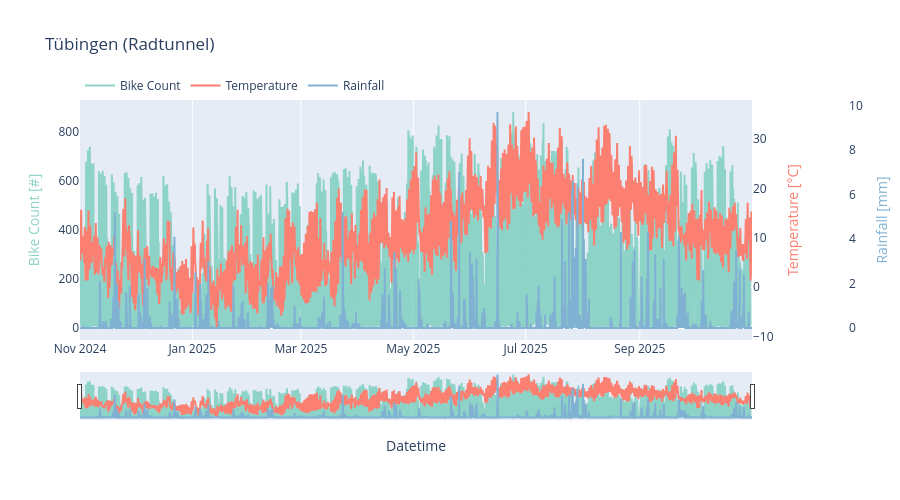
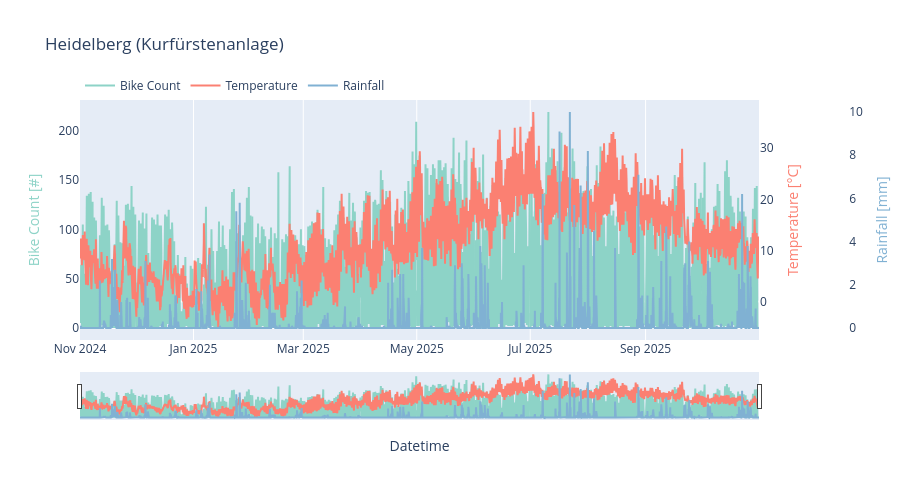
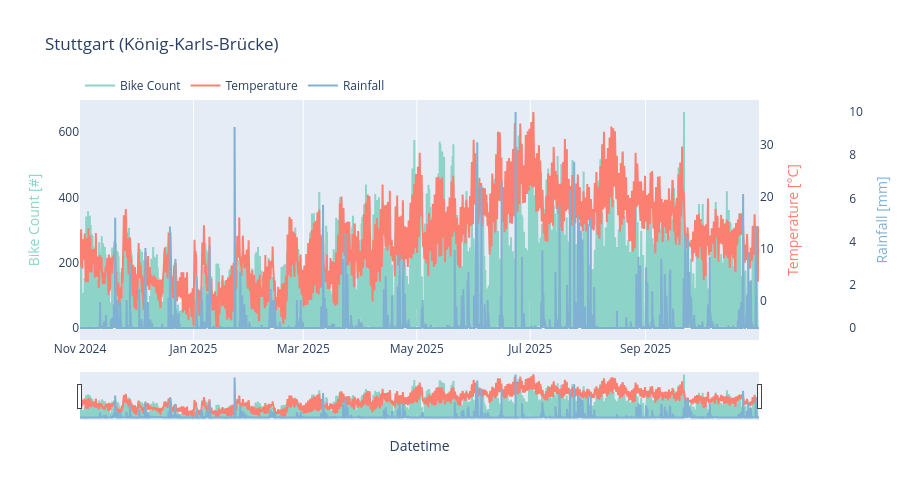

The cell these charts' notebook holds for them, in order:
### Markdown cell above
## 3. Single-Station Plots

### Time Series Overview
Interactive plot showing bike counts, temperature, and rainfall with range slider.

### Code cell
# Time series plot
for alias in PLOT_STATIONS:
    df = dfs[alias]
    station = get_station(alias)
    fig = get_plot("time_series")(df, title=station.display_name)
    fig.show()

### Figure 1 — Plotly figure (JSON) as saved in the notebook; plotly's stock layout.template omitted (floating-point values rounded to 4 significant figures; data arrays with more than 128 entries replaced by an {"elided": "..."} marker saying what was removed)
{"data": [{"line": {"color": "rgb(141,211,199)"}, "name": "Bike Count", "type": "scatter", "x": {"elided": "8760 str values"}, "y": {"elided": "8760 float values"}, "yaxis": "y"}, {"line": {"color": "rgb(251,128,114)"}, "name": "Temperature", "type": "scatter", "x": {"elided": "8760 str values"}, "y": {"elided": "8760 float values"}, "yaxis": "y2"}, {"line": {"color": "rgb(128,177,211)"}, "name": "Rainfall", "type": "scatter", "x": {"elided": "8760 str values"}, "y": {"elided": "8760 float values"}, "yaxis": "y3"}], "layout": {"height": 500, "hovermode": "x unified", "legend": {"orientation": "h", "y": 1}, "title": {"text": "Tübingen (Radtunnel)"}, "xaxis": {"rangeslider": {"visible": true}, "title": {"text": "Datetime"}}, "yaxis": {"showgrid": false, "side": "left", "title": {"font": {"color": "rgb(141,211,199)"}, "text": "Bike Count [#]"}}, "yaxis2": {"anchor": "x", "overlaying": "y", "showgrid": false, "side": "right", "title": {"font": {"color": "rgb(251,128,114)"}, "text": "Temperature [°C]"}}, "yaxis3": {"anchor": "free", "autoshift": true, "overlaying": "y", "shift": 50, "showgrid": false, "side": "right", "title": {"font": {"color": "rgb(128,177,211)"}, "text": "Rainfall [mm]"}}}}

### Figure 2 — Plotly figure (JSON) as saved in the notebook; plotly's stock layout.template omitted (floating-point values rounded to 4 significant figures; data arrays with more than 128 entries replaced by an {"elided": "..."} marker saying what was removed)
{"data": [{"line": {"color": "rgb(141,211,199)"}, "name": "Bike Count", "type": "scatter", "x": {"elided": "8760 str values"}, "y": {"elided": "8760 float values"}, "yaxis": "y"}, {"line": {"color": "rgb(251,128,114)"}, "name": "Temperature", "type": "scatter", "x": {"elided": "8760 str values"}, "y": {"elided": "8760 float values"}, "yaxis": "y2"}, {"line": {"color": "rgb(128,177,211)"}, "name": "Rainfall", "type": "scatter", "x": {"elided": "8760 str values"}, "y": {"elided": "8760 float values"}, "yaxis": "y3"}], "layout": {"height": 500, "hovermode": "x unified", "legend": {"orientation": "h", "y": 1}, "title": {"text": "Heidelberg (Kurfürstenanlage)"}, "xaxis": {"rangeslider": {"visible": true}, "title": {"text": "Datetime"}}, "yaxis": {"showgrid": false, "side": "left", "title": {"font": {"color": "rgb(141,211,199)"}, "text": "Bike Count [#]"}}, "yaxis2": {"anchor": "x", "overlaying": "y", "showgrid": false, "side": "right", "title": {"font": {"color": "rgb(251,128,114)"}, "text": "Temperature [°C]"}}, "yaxis3": {"anchor": "free", "autoshift": true, "overlaying": "y", "shift": 50, "showgrid": false, "side": "right", "title": {"font": {"color": "rgb(128,177,211)"}, "text": "Rainfall [mm]"}}}}

### Figure 3 — Plotly figure (JSON) as saved in the notebook; plotly's stock layout.template omitted (floating-point values rounded to 4 significant figures; data arrays with more than 128 entries replaced by an {"elided": "..."} marker saying what was removed)
{"data": [{"line": {"color": "rgb(141,211,199)"}, "name": "Bike Count", "type": "scatter", "x": {"elided": "8760 str values"}, "y": {"elided": "8760 float values"}, "yaxis": "y"}, {"line": {"color": "rgb(251,128,114)"}, "name": "Temperature", "type": "scatter", "x": {"elided": "8760 str values"}, "y": {"elided": "8760 float values"}, "yaxis": "y2"}, {"line": {"color": "rgb(128,177,211)"}, "name": "Rainfall", "type": "scatter", "x": {"elided": "8760 str values"}, "y": {"elided": "8760 float values"}, "yaxis": "y3"}], "layout": {"height": 500, "hovermode": "x unified", "legend": {"orientation": "h", "y": 1}, "title": {"text": "Stuttgart (König-Karls-Brücke)"}, "xaxis": {"rangeslider": {"visible": true}, "title": {"text": "Datetime"}}, "yaxis": {"showgrid": false, "side": "left", "title": {"font": {"color": "rgb(141,211,199)"}, "text": "Bike Count [#]"}}, "yaxis2": {"anchor": "x", "overlaying": "y", "showgrid": false, "side": "right", "title": {"font": {"color": "rgb(251,128,114)"}, "text": "Temperature [°C]"}}, "yaxis3": {"anchor": "free", "autoshift": true, "overlaying": "y", "shift": 50, "showgrid": false, "side": "right", "title": {"font": {"color": "rgb(128,177,211)"}, "text": "Rainfall [mm]"}}}}
